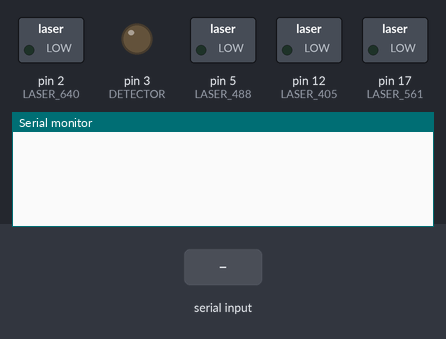
Simulated run of this sketch. Board: Arduino Uno, built with avr-gcc and run on an emulated ATmega328P. On the bench: switched loads named in the sketch (green lamp = pin HIGH), output pins drawn as LEDs (lit = HIGH), the last lines printed to the serial monitor. The test bench sets the inputs (shaded band).

Above: at 1.2 s.
1.3 s: "E90\n" received over Serial
At 2.5 s:
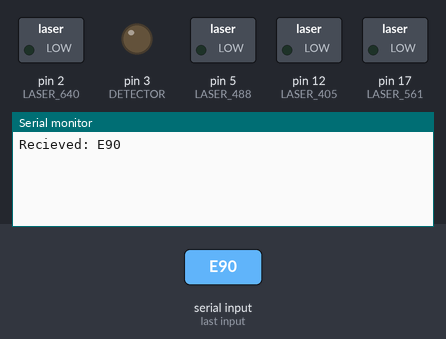
2.8 s: "E 45\n" received over Serial
At 3.7 s:
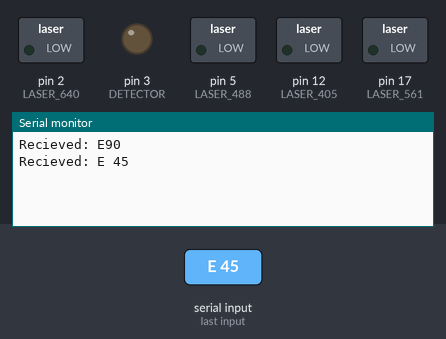

The sketch:

leonardo.ino
```cpp
#include <stdio.h>
#include <stdlib.h>
#include <string.h>
#include "math.h"

using namespace std;

//DIGITAL PINS USABLE FOR INTERRUPTS
//Mega, Mega2560, MegaADK:           2, 3, 18, 19, 20, 21
//Micro, Leonardo, other 32u4-based: 0, 1, 2, 3, 7

// Pin assignments
const int LASER_640 = 2;
const int LASER_561 = 17;
const int LASER_488 = 5;
const int LASER_405 = 12;
const int DETECTOR = 3;

//const int LASER_640_INTERRUPT = 18;
//const int LASER_561_INTERRUPT = 19;
//const int LASER_488_INTERRUPT = 20;
//const int LASER_405_INTERRUPT = 21;

int LASERS[] = {LASER_640, LASER_561, LASER_488, LASER_405};
long int exposure_405;
long int exposure_488;
long int exposure_561;
long int exposure_640;

// Serial communication variables
int N = 0;
String input = "";
String numbers[12];
String temp = "";

void setup() {
  Serial.begin(115200); // use the same baud-rate as the python side
  // put your setup code here, to run once:
  pinMode(LASER_640, OUTPUT);
  pinMode(LASER_561, OUTPUT);
  pinMode(LASER_488, OUTPUT);
  pinMode(LASER_405, OUTPUT);
  pinMode(DETECTOR, OUTPUT);

  digitalWrite(LASER_640, LOW);
  digitalWrite(LASER_561, LOW);
  digitalWrite(LASER_488, LOW);
  digitalWrite(LASER_405, LOW);
  digitalWrite(DETECTOR, LOW);

}


//*****************************************************************************************************
unsigned long stringToInt(String num) {
  int len;
  unsigned long dec = 0;
  len = num.length();
  for (int i = 0; i < len; i++) {
    dec = dec * 10 + ( num[i] - '0' );
  }
  return dec;
}


void TakeImage(){
  long int exposures[] = {exposure_640, exposure_561, exposure_488, exposure_405};
  for (int index = 0; index <4; index++){
    if (exposures[index]!= 0){
      digitalWrite(LASERS[index], HIGH);
      digitalWrite(DETECTOR, HIGH);
      delay(exposures[index]);
      digitalWrite(LASERS[index], LOW);
      digitalWrite(DETECTOR, LOW);
      delay(30);
    }
  }
}

//*****************************************************************************************************

// reading serial from the PC
void loop() {
  while (Serial.available()) {
    delay(2);
    if (Serial.available() > 0) {
      char c = Serial.read();
      input += c;
    }
  }
  if (input.length() > 0 && input[0] == 'E') {
    N = 0;
    // print incoming serial comm
    // Serial.print("Received ");
    // Serial.println(input);

    // init low
    digitalWrite(LASER_640, LOW);
    digitalWrite(LASER_561, LOW);
    digitalWrite(LASER_488, LOW);
    digitalWrite(LASER_405, LOW);
    digitalWrite(DETECTOR, LOW);

    // go through each character
    for (int ii = 2; ii <= input.length(); ++ii) {
      // if the char is a digit, append it to an array
      if (isdigit(input[ii]) ) {
        temp += input[ii];
      }

      //this 0 is not an integer, is null string
      else if (input[ii] == ' ' || input[ii] == 0) {
        numbers[N] = temp;
        temp = "";
        if (input[ii] == ' ') N++;
      }
    }
    N++;

    exposure_405 = stringToInt(numbers[3]);
    exposure_488 = stringToInt(numbers[2]);
    exposure_561 = stringToInt(numbers[1]);
    exposure_640 = stringToInt(numbers[0]);
    for (int jj = 0; jj < N; jj++)
      numbers[jj] = "";

    Serial.print("Recieved: ");
    Serial.println(input);

    if (input[1] == 'S'){
      Serial.println('s');
      TakeImage();}
    if (input[1] == 'L'){
      while (!Serial.available()){
        TakeImage();
      }
      }
    }


  input = "";
  Serial.flush();
}
```

Measured:
- after the input at 1.3 s, the serial monitor: prints a new line at once (image 1)
- after the input at 2.8 s, the serial monitor: prints a new line at once (image 2)
